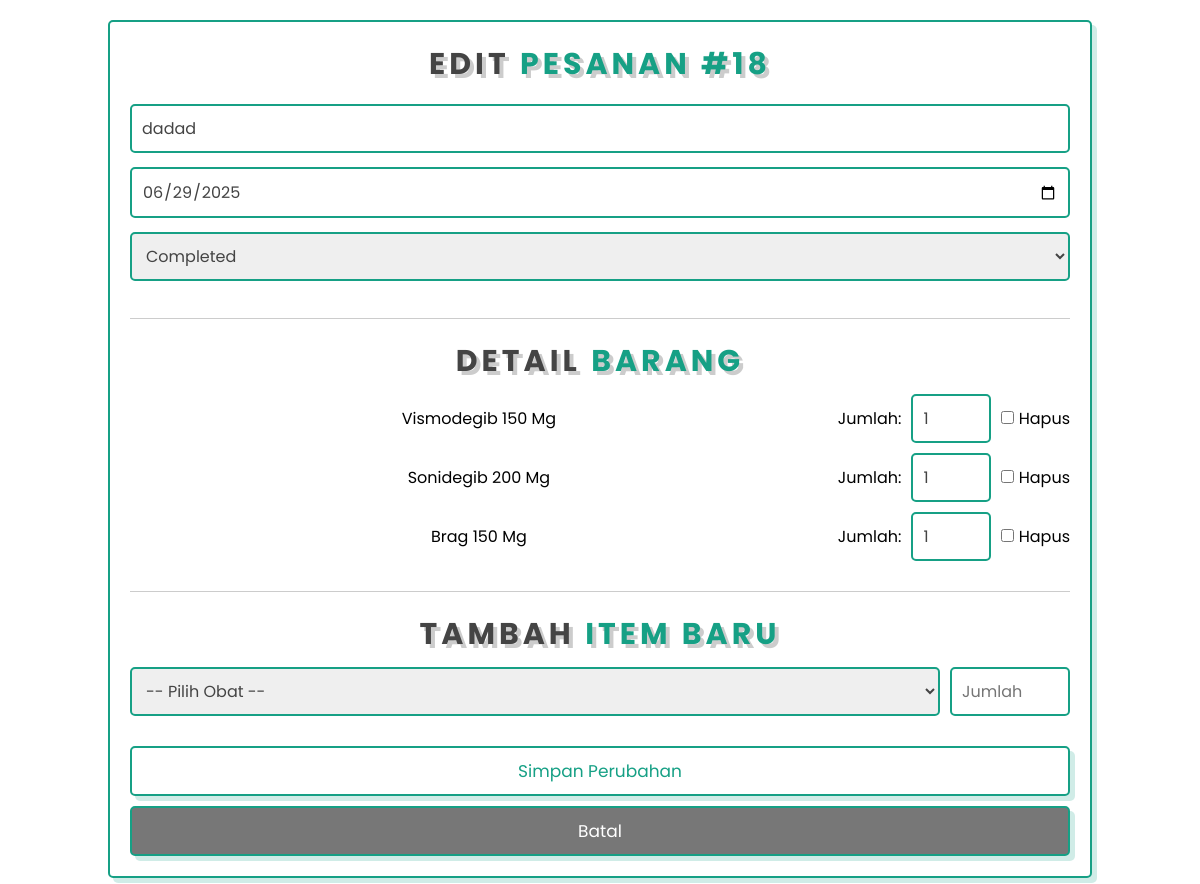
The page /epharmacy-native/epharmacy-native/admin.php?action=edit&id=18 (signed in) on the database its author committed.
### tables this page shows
CREATE TABLE `orders` (
  `id` int(11) NOT NULL,
  `customer_name` varchar(100) DEFAULT NULL,
  `total_price` decimal(10,2) DEFAULT NULL,
  `order_date` date DEFAULT NULL,
  `status` varchar(50) DEFAULT 'Completed'
);

CREATE TABLE `order_details` (
  `id` int(11) NOT NULL,
  `order_id` int(11) NOT NULL,
  `medicine_id` int(11) NOT NULL,
  `quantity` int(11) NOT NULL,
  `price_per_item` decimal(10,2) NOT NULL
);

CREATE TABLE `medicines` (
  `id` int(11) NOT NULL,
  `name` varchar(100) NOT NULL,
  `description` text NOT NULL,
  `price` decimal(10,2) NOT NULL
);

### epharmacy-native/epharmacy-native/admin.php (the view, shortened to what this page needs)
<?php
include 'config.php';
$action = $_GET['action'] ?? 'list';
$order_id = $_GET['id'] ?? null;
?>
<!DOCTYPE html>
<html lang="en">
<head>
    <link rel="stylesheet" href="style.css">
    <link rel="stylesheet" href="https://cdnjs.cloudflare.com/ajax/libs/font-awesome/6.4.0/css/all.min.css">
</head>
<body>
<?php if ($action == 'list'): ?>
<section class="book">
    <div class="row">
        <div style="width:100%">
            <h3 class="heading">Daftar <span>Pesanan</span></h3>
            <div style="margin-bottom: 2rem;">
                <a href="admin.php?action=add" class="btn">Tambah Pesanan <span class="fas fa-plus"></span></a>
                <a href="index.php" class="btn" style="margin-left: 1rem;">Kembali ke Home <span class="fas fa-home"></span></a>
            </div>
            <div style="overflow-x:auto;">
                <table style="width:100%; border-collapse: collapse; font-size: 1.4rem;">
                    <thead style="background-color: var(--green); color: white;">
                        <tr>
                            <th style="padding: 1rem; border: var(--border);">ID</th>
                            <th style="padding: 1rem; border: var(--border);">Pelanggan</th>
                            <th style="padding: 1rem; border: var(--border);">Produk</th>
                            <th style="padding: 1rem; border: var(--border);">Total</th>
                            <th style="padding: 1rem; border: var(--border);">Tanggal</th>
                            <th style="padding: 1rem; border: var(--border);">Status</th>
                            <th style="padding: 1rem; border: var(--border);">Aksi</th>
                        </tr>
                    </thead>
                    <tbody>
                        <?php
                        $sql = "SELECT o.*, GROUP_CONCAT(m.name SEPARATOR ', ') as item_list FROM orders o LEFT JOIN order_details od ON o.id = od.order_id LEFT JOIN medicines m ON od.medicine_id = m.id GROUP BY o.id ORDER BY o.order_date DESC";
                        $result = $conn->query($sql);
                        if ($result && $result->num_rows > 0):
                            while($row = $result->fetch_assoc()): ?>
                            <tr style="text-align: center;">
                                <td style="padding: 1rem; border: var(--border);"><?= $row['id'] ?></td>
                                <td style="padding: 1rem; border: var(--border);"><?= htmlspecialchars($row['customer_name']) ?></td>
                                <td style="padding: 1rem; border: var(--border); text-align: left;"><?= htmlspecialchars($row['item_list'] ?? 'Tidak ada detail') ?></td>
                                <td style="padding: 1rem; border: var(--border);">Rp<?= number_format($row['total_price'], 0, ',', '.') ?></td>
                                <td style="padding: 1rem; border: var(--border);"><?= htmlspecialchars($row['order_date'] ?? 'N/A') ?></td>
                                <td style="padding: 1rem; border: var(--border);"><?= htmlspecialchars($row['status'] ?? 'N/A') ?></td>
                                <td style="padding: 1rem; border: var(--border);">
                                    <a href="admin.php?action=edit&id=<?= $row['id'] ?>" class="btn"><i class="fas fa-edit"></i></a>
                                    <a href="admin.php?action=delete&id=<?= $row['id'] ?>" class="btn" onclick="return confirm('Yakin ingin hapus?')"><i class="fas fa-trash"></i></a>
                                </td>
                            </tr>
                            <?php endwhile;
                        else: ?>
                            <tr><td colspan="7" style="text-align:center; padding: 2rem;">Belum ada pesanan.</td></tr>
                        <?php endif; ?>
                    </tbody>
                </table>
            </div>
        </div>
    </div>
</section>
<?php elseif ($action == 'edit' && $order_id):
    $order = $conn->query("SELECT * FROM orders WHERE id = $order_id")->fetch_assoc();
    $result_details = $conn->query("SELECT od.id, od.quantity, m.name as medicine_name FROM order_details od JOIN medicines m ON od.medicine_id = m.id WHERE od.order_id = $order_id");
    $order_details = [];
    while ($row = $result_details->fetch_assoc()) { $order_details[] = $row; }
?>
<section class="book">
    <div class="row">
        <form action="admin.php?action=update&id=<?= $order_id ?>" method="post">
            <h3 class="heading">Edit <span>Pesanan #<?= $order_id ?></span></h3>
            <input type="text" name="customer_name" class="box" value="<?= htmlspecialchars($order['customer_name']) ?>" required>
            <input type="date" name="order_date" class="box" value="<?= htmlspecialchars($order['order_date']) ?>" required>
            <select name="status" class="box">
                <option value="Completed" <?= $order['status'] == 'Completed' ? 'selected' : '' ?>>Completed</option>
            </select>
            <div style="margin-top: 3rem; border-top: 1px solid #ccc; padding-top: 2rem;">
                <h3 class="heading">Detail <span>Barang</span></h3>
                <?php foreach ($order_details as $item): ?>
                    <div style="display: flex; align-items: center; gap: 1rem; margin-bottom: 1rem;">
                        <span style="flex-grow: 1; font-size: 1.6rem;"><?= htmlspecialchars($item['medicine_name']) ?></span>
                        <label style="font-size: 1.6rem;">Jumlah:</label>
                        <input type="number" name="quantities[<?= $item['id'] ?>]" value="<?= $item['quantity'] ?>" min="1" class="box" style="width: 80px; margin: 0;">
                        <label style="font-size: 1.6rem;"><input type="checkbox" name="remove[]" value="<?= $item['id'] ?>"> Hapus</label>
                    </div>
                <?php endforeach; ?>
            </div>
            <div style="margin-top: 3rem; border-top: 1px solid #ccc; padding-top: 2rem;">
                <h3 class="heading">Tambah <span>Item Baru</span></h3>
                <div style="display: flex; align-items: center; gap: 1rem;">
                    <select name="new_medicine_id" class="box" style="flex-grow: 1; margin: 0;">
                        <option value="">-- Pilih Obat --</option>
                    </select>
                    <input type="number" name="new_quantity" placeholder="Jumlah" min="1" class="box" style="width: 120px; margin: 0;">
                </div>
            </div>
            <input type="submit" value="Simpan Perubahan" class="btn" style="width: 100%; margin-top: 3rem;">
            <a href="admin.php" class="btn" style="width: 100%; margin-top: 1rem; background-color: #777; color: white;">Batal</a>
        </form>
    </div>
</section>
<?php endif; ?>
</body>
</html>

### epharmacy-native/epharmacy-native/style.css (style rules this page uses)
:root { --green:#16a085; --black:#444; --light-color:#777; --box-shadow:.5rem .5rem 0 rgba(22, 160, 133, .2); --text-shadow:.4rem .4rem 0 rgba(0, 0, 0, .2); --border:.2rem solid var(--green); }
* { font-family: 'Poppins', sans-serif; margin:0; padding: 0; box-sizing: border-box; outline: none; border: none; text-transform: capitalize; transition: all .2s ease-out; text-decoration: none; }
html { font-size: 62.5%; overflow-x: hidden; scroll-padding-top: 7rem; scroll-behavior: smooth; }
section { padding:2rem 9%; }
.heading { text-align: center; padding-bottom: 2rem; text-shadow: var(--text-shadow); text-transform: uppercase; color:var(--black); font-size: 5rem; letter-spacing: .4rem; }
.heading span { text-transform: uppercase; color:var(--green); }
.btn { display: inline-block; margin-top: 1rem; padding: .5rem; padding-left: 1rem; border:var(--border); border-radius: .5rem; box-shadow: var(--box-shadow); color:var(--green); cursor: pointer; font-size: 1.7rem; background: #fff; }
.book .row { display: flex; align-items: center; flex-wrap: wrap; gap:2rem; }
.book .row form { flex:1 1 45rem; background: #fff; border:var(--border); box-shadow: var(--box-shadow); text-align: center; padding: 2rem; border-radius: .5rem; }
.book .row form h3 { color:var(--black); padding-bottom: 1rem; font-size: 3rem; }
.book .row form .box { width: 100%; margin:.7rem 0; border-radius: .5rem; border:var(--border); font-size: 1.6rem; color: var(--black); text-transform: none; padding: 1rem; }
.book .row form .btn { padding:1rem 4rem; }

### rows shown on the page
orders: customer_name "dadad", order_date "06/29/2025", status "Completed"
order_details: medicine.name "Vismodegib 150 Mg", quantity "1"
order_details: medicine.name "Sonidegib 200 Mg", quantity "1"
order_details: medicine.name "Brag 150 Mg", quantity "1"

### other values the page prints
$order_id "18"
